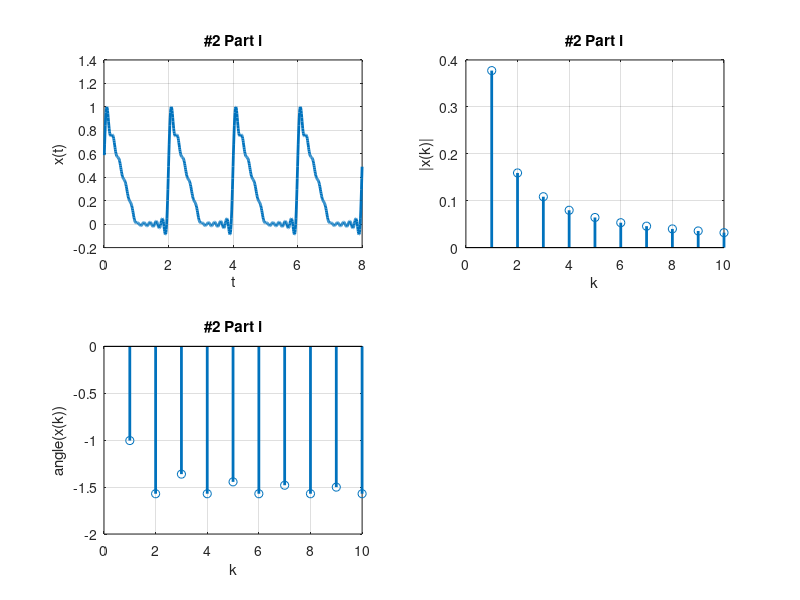

This chart was generated by the following MATLAB code:
%Problem 1 part i
%Liberal inspiration on this code from Dr. Wentworth
%Version 2/19/16
%Author Austin Chase Minor

clc;
clear;
T = 2
N = 10
M = 800
dt = 4*T/M

for k = 1:N
  kn(k) = k;
  a(k) = -1/(pi^2*k^2) * (cos(pi*k) - 1);
  b(k) = 1/(pi*k);
  c(k) = (a(k)^2 + b(k)^2)^(1/2);
  theta(k) = atan2(-b(k), a(k));
end

for i = 1:M
  t(i) = i*dt;
  for k = 1:N
    x(k) = c(k) * cos(k*pi*t(i) + theta(k));
  end
  xtot(i) = .25 + sum(x);
end

figure
subplot(2,2,1)
plot(t, xtot, 'linewidth', 2)
xlabel('t')
ylabel('x(t)')
title('#2 Part i')
grid on

subplot(2,2,2)
stem(kn, abs(c), 'linewidth', 2)
xlabel('k')
ylabel('|x(k)|')
title('#2 Part i')
grid on

subplot(2,2,3)
stem(kn, theta, 'linewidth', 2)
xlabel('k')
ylabel('angle(x(k))')
title('#2 Part i')
grid on